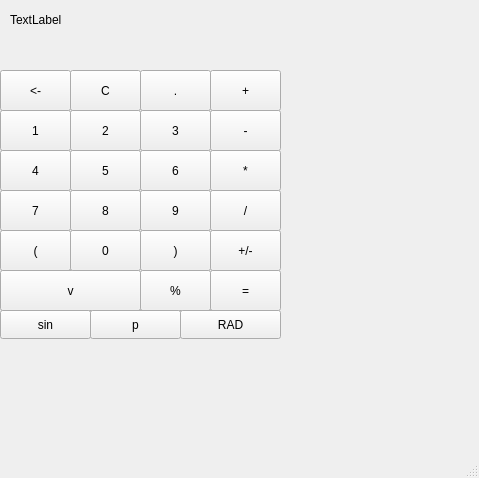
<?xml version="1.0" encoding="UTF-8"?>
<ui version="4.0">
 <class>MainWindow</class>
 <widget class="QMainWindow" name="MainWindow">
  <property name="geometry">
   <rect>
    <x>0</x>
    <y>0</y>
    <width>479</width>
    <height>478</height>
   </rect>
  </property>
  <property name="windowTitle">
   <string>MainWindow</string>
  </property>
  <widget class="QWidget" name="centralwidget">
   <widget class="QLabel" name="label">
    <property name="geometry">
     <rect>
      <x>10</x>
      <y>10</y>
      <width>171</width>
      <height>20</height>
     </rect>
    </property>
    <property name="text">
     <string>TextLabel</string>
    </property>
   </widget>
   <widget class="QPushButton" name="Button_8">
    <property name="geometry">
     <rect>
      <x>70</x>
      <y>190</y>
      <width>71</width>
      <height>41</height>
     </rect>
    </property>
    <property name="text">
     <string>8</string>
    </property>
   </widget>
   <widget class="QPushButton" name="Button_3">
    <property name="geometry">
     <rect>
      <x>140</x>
      <y>110</y>
      <width>71</width>
      <height>41</height>
     </rect>
    </property>
    <property name="text">
     <string>3</string>
    </property>
   </widget>
   <widget class="QPushButton" name="Button_Gleich">
    <property name="geometry">
     <rect>
      <x>210</x>
      <y>270</y>
      <width>71</width>
      <height>41</height>
     </rect>
    </property>
    <property name="text">
     <string>=</string>
    </property>
   </widget>
   <widget class="QPushButton" name="Button_KlammerAuf">
    <property name="geometry">
     <rect>
      <x>0</x>
      <y>230</y>
      <width>71</width>
      <height>41</height>
     </rect>
    </property>
    <property name="text">
     <string>(</string>
    </property>
   </widget>
   <widget class="QPushButton" name="Button_2">
    <property name="geometry">
     <rect>
      <x>70</x>
      <y>110</y>
      <width>71</width>
      <height>41</height>
     </rect>
    </property>
    <property name="text">
     <string>2</string>
    </property>
   </widget>
   <widget class="QPushButton" name="Button_minus">
    <property name="geometry">
     <rect>
      <x>210</x>
      <y>110</y>
      <width>71</width>
      <height>41</height>
     </rect>
    </property>
    <property name="text">
     <string>-</string>
    </property>
   </widget>
   <widget class="QPushButton" name="Button_6">
    <property name="geometry">
     <rect>
      <x>140</x>
      <y>150</y>
      <width>71</width>
      <height>41</height>
     </rect>
    </property>
    <property name="text">
     <string>6</string>
    </property>
   </widget>
   <widget class="QPushButton" name="Reset">
    <property name="geometry">
     <rect>
      <x>0</x>
      <y>70</y>
      <width>71</width>
      <height>41</height>
     </rect>
    </property>
    <property name="text">
     <string>&lt;-</string>
    </property>
   </widget>
   <widget class="QPushButton" name="Button_Dezimal">
    <property name="geometry">
     <rect>
      <x>140</x>
      <y>70</y>
      <width>71</width>
      <height>41</height>
     </rect>
    </property>
    <property name="text">
     <string>.</string>
    </property>
   </widget>
   <widget class="QPushButton" name="wurzel_button">
    <property name="geometry">
     <rect>
      <x>0</x>
      <y>270</y>
      <width>141</width>
      <height>41</height>
     </rect>
    </property>
    <property name="text">
     <string>v</string>
    </property>
   </widget>
   <widget class="QPushButton" name="Button_1">
    <property name="geometry">
     <rect>
      <x>0</x>
      <y>110</y>
      <width>71</width>
      <height>41</height>
     </rect>
    </property>
    <property name="text">
     <string>1</string>
    </property>
   </widget>
   <widget class="QPushButton" name="Button_plus">
    <property name="geometry">
     <rect>
      <x>210</x>
      <y>70</y>
      <width>71</width>
      <height>41</height>
     </rect>
    </property>
    <property name="text">
     <string>+</string>
    </property>
   </widget>
   <widget class="QPushButton" name="Button_4">
    <property name="geometry">
     <rect>
      <x>0</x>
      <y>150</y>
      <width>71</width>
      <height>41</height>
     </rect>
    </property>
    <property name="text">
     <string>4</string>
    </property>
   </widget>
   <widget class="QPushButton" name="Button_KlammerZu">
    <property name="geometry">
     <rect>
      <x>140</x>
      <y>230</y>
      <width>71</width>
      <height>41</height>
     </rect>
    </property>
    <property name="text">
     <string>)</string>
    </property>
   </widget>
   <widget class="QPushButton" name="Button_5">
    <property name="geometry">
     <rect>
      <x>70</x>
      <y>150</y>
      <width>71</width>
      <height>41</height>
     </rect>
    </property>
    <property name="text">
     <string>5</string>
    </property>
   </widget>
   <widget class="QPushButton" name="Button_7">
    <property name="geometry">
     <rect>
      <x>0</x>
      <y>190</y>
      <width>71</width>
      <height>41</height>
     </rect>
    </property>
    <property name="text">
     <string>7</string>
    </property>
   </widget>
   <widget class="QPushButton" name="Button_divide">
    <property name="geometry">
     <rect>
      <x>210</x>
      <y>190</y>
      <width>71</width>
      <height>41</height>
     </rect>
    </property>
    <property name="text">
     <string>/</string>
    </property>
   </widget>
   <widget class="QPushButton" name="Button_0">
    <property name="geometry">
     <rect>
      <x>70</x>
      <y>230</y>
      <width>71</width>
      <height>41</height>
     </rect>
    </property>
    <property name="text">
     <string>0</string>
    </property>
   </widget>
   <widget class="QPushButton" name="Button_9">
    <property name="geometry">
     <rect>
      <x>140</x>
      <y>190</y>
      <width>71</width>
      <height>41</height>
     </rect>
    </property>
    <property name="text">
     <string>9</string>
    </property>
   </widget>
   <widget class="QPushButton" name="Button_Erase">
    <property name="geometry">
     <rect>
      <x>70</x>
      <y>70</y>
      <width>71</width>
      <height>41</height>
     </rect>
    </property>
    <property name="text">
     <string>C</string>
    </property>
   </widget>
   <widget class="QPushButton" name="Button_multiply">
    <property name="geometry">
     <rect>
      <x>210</x>
      <y>150</y>
      <width>71</width>
      <height>41</height>
     </rect>
    </property>
    <property name="text">
     <string>*</string>
    </property>
   </widget>
   <widget class="QPushButton" name="Button_percent">
    <property name="geometry">
     <rect>
      <x>140</x>
      <y>270</y>
      <width>71</width>
      <height>41</height>
     </rect>
    </property>
    <property name="text">
     <string>%</string>
    </property>
   </widget>
   <widget class="QPushButton" name="Button_plusMinus">
    <property name="geometry">
     <rect>
      <x>210</x>
      <y>230</y>
      <width>71</width>
      <height>41</height>
     </rect>
    </property>
    <property name="text">
     <string>+/-</string>
    </property>
   </widget>
   <widget class="QPushButton" name="sinButton">
    <property name="geometry">
     <rect>
      <x>0</x>
      <y>310</y>
      <width>91</width>
      <height>29</height>
     </rect>
    </property>
    <property name="text">
     <string>sin</string>
    </property>
   </widget>
   <widget class="QPushButton" name="piButton">
    <property name="geometry">
     <rect>
      <x>90</x>
      <y>310</y>
      <width>91</width>
      <height>29</height>
     </rect>
    </property>
    <property name="text">
     <string>p</string>
    </property>
   </widget>
   <widget class="QPushButton" name="modeButton">
    <property name="geometry">
     <rect>
      <x>180</x>
      <y>310</y>
      <width>101</width>
      <height>29</height>
     </rect>
    </property>
    <property name="text">
     <string>RAD</string>
    </property>
   </widget>
  </widget>
  <widget class="QMenuBar" name="menubar">
   <property name="geometry">
    <rect>
     <x>0</x>
     <y>0</y>
     <width>479</width>
     <height>25</height>
    </rect>
   </property>
  </widget>
  <widget class="QStatusBar" name="statusbar"/>
 </widget>
 <resources/>
 <connections/>
</ui>
